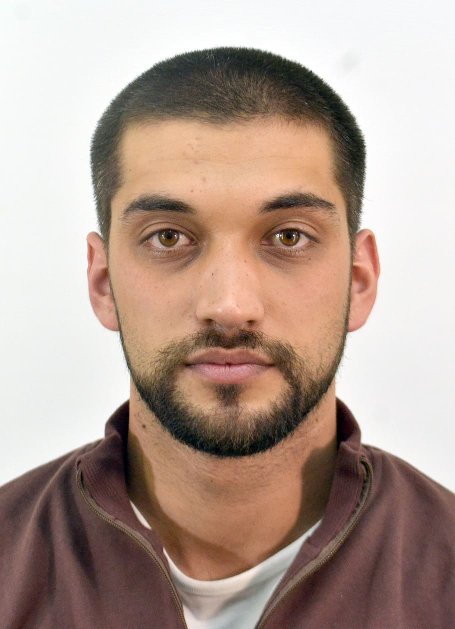
#> input picture virtual_makeup_opencv-main/f.jpg, 910 x 1257 px (shown at 1/2 size)
$ python eyeshadow.py
#> lines starting #> are read from the running program, lines starting #| are printed output that depends on the picture
import cv2
import numpy as np

img = cv2.imread('f.jpg')
#> img is the input picture: shape (1257, 910, 3); mean B, G, R 147.6, 158.6, 179.4
# img = img.resize()
shape = img.shape
#> shape = (1257, 910, 3)
img2 = np.zeros(shape, np.uint8)
circle = cv2.circle(img2,(310,600), 40, (0,0,255), 2)
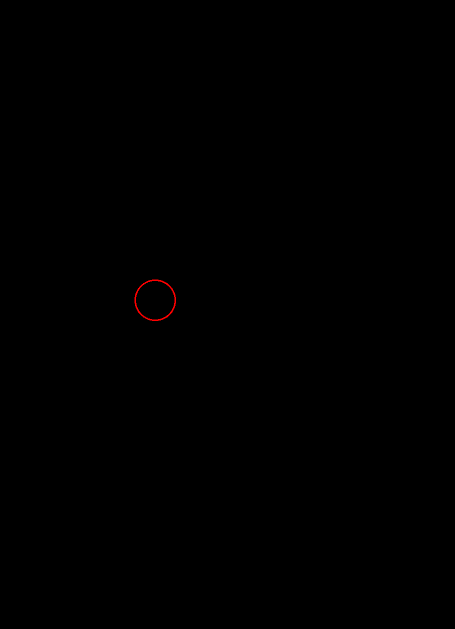
#> img2: shape (1257, 910, 3) (shown at 1/2 size); mean of channels 0, 1, 2 0, 0, 0.2; drawn as B, G, R
points = np.array([[910, 641], [206, 632], [696, 488]])
poly =  cv2.fillPoly(img2, [points], (255, 255, 255))
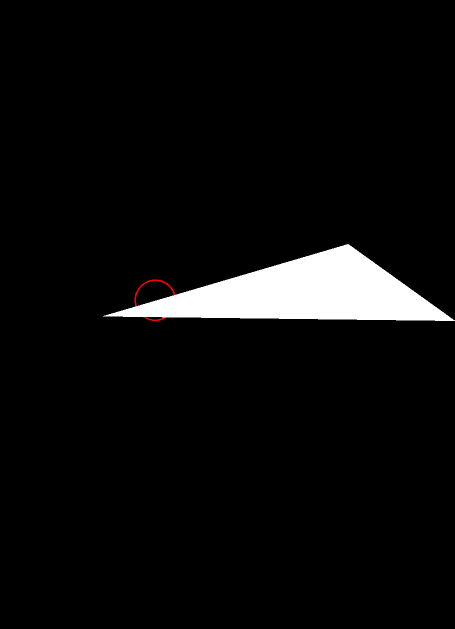
#> poly: shape (1257, 910, 3) (shown at 1/2 size); mean of channels 0, 1, 2 11.9, 11.9, 12; drawn as B, G, R
blur = cv2.blur(circle,(70, 70))
# [6 lines of commented-out code are left out]
cv2.imshow('img4', poly)
# cv2.imshow('img4', dst)
cv2.waitKey(0)

$ run again, with virtual_makeup_opencv-main/Input.jpg copied over virtual_makeup_opencv-main/f.jpg
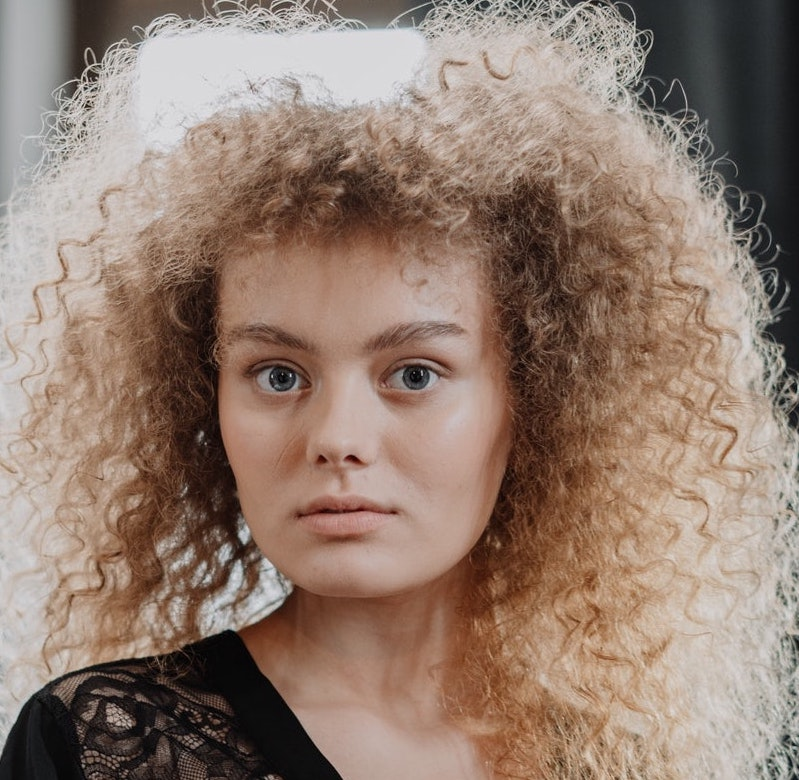
#> input picture virtual_makeup_opencv-main/Input.jpg, 799 x 780 px
#> img is the input picture: shape (780, 799, 3); mean B, G, R 111.7, 124.7, 146.5
#> `circle = cv2.circle(img2,(310,600), 40, (0,0,255), 2)`:
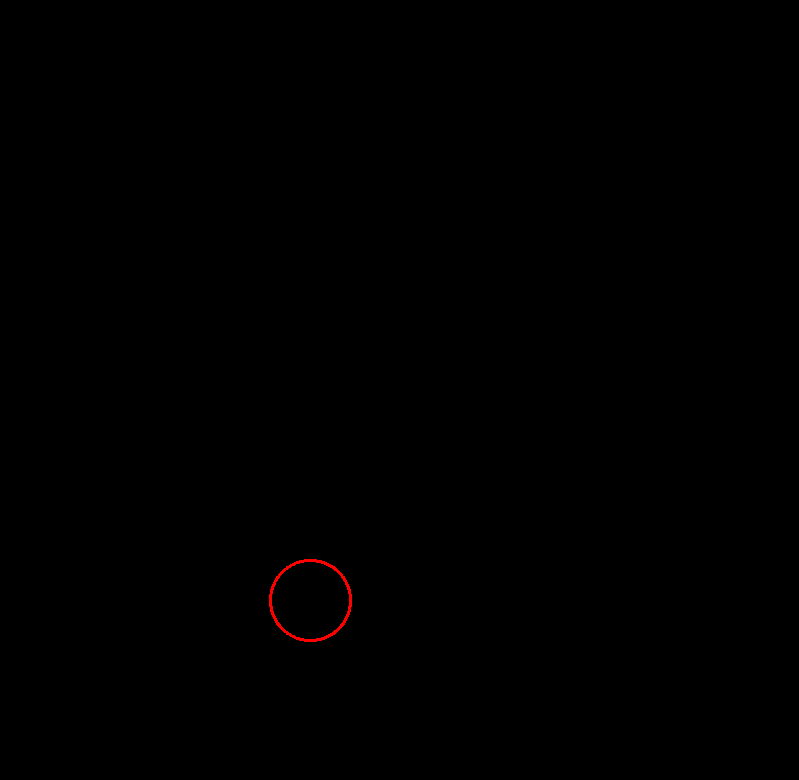
#> img2: shape (780, 799, 3); mean of channels 0, 1, 2 0, 0, 0.3; drawn as B, G, R
#> `poly =  cv2.fillPoly(img2, [points], (255, 255, 255))`:
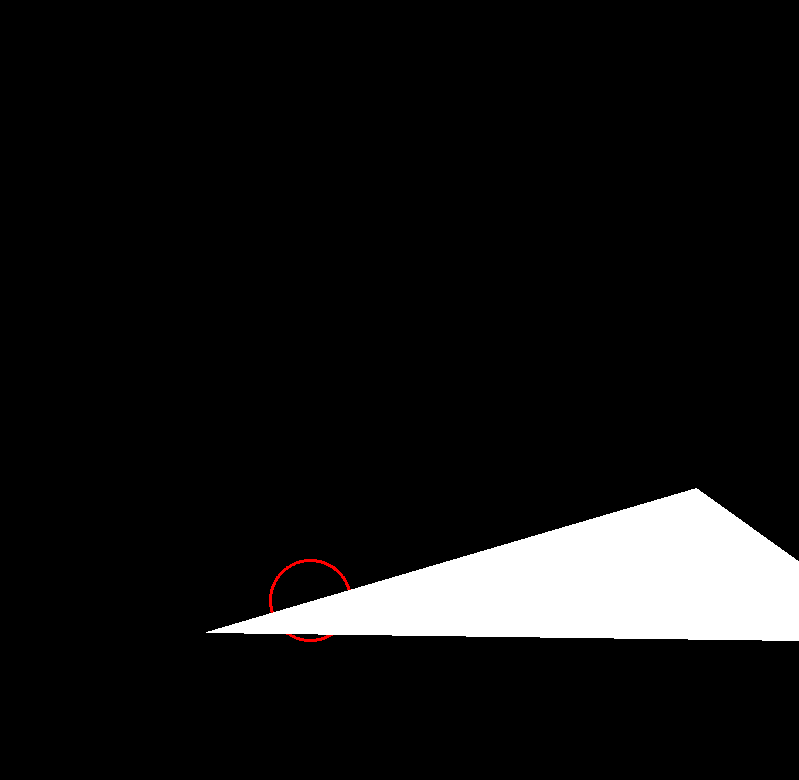
#> poly: shape (780, 799, 3); mean of channels 0, 1, 2 20.1, 20.1, 20.4; drawn as B, G, R

$ run again, with virtual_makeup_opencv-main/family.jpg copied over virtual_makeup_opencv-main/f.jpg
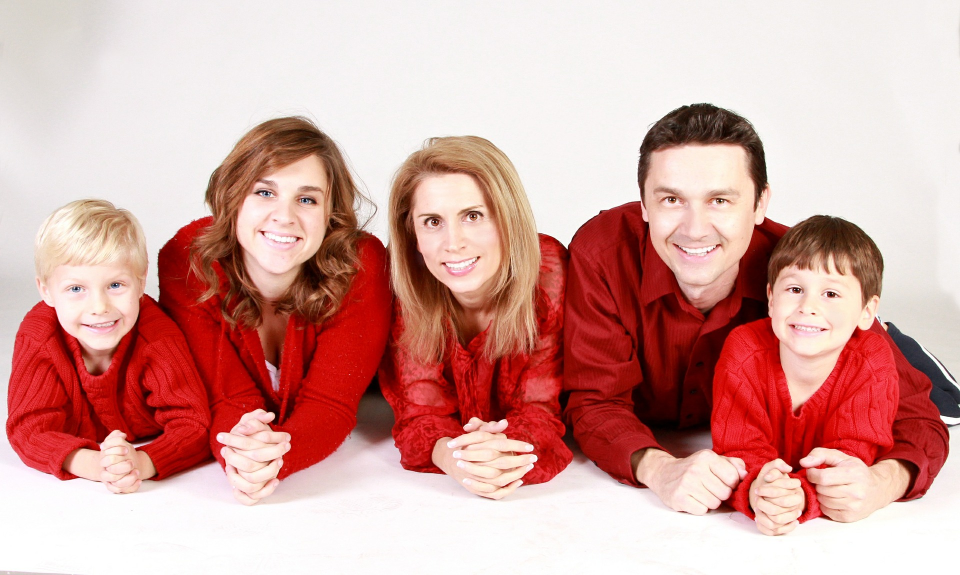
#> input picture virtual_makeup_opencv-main/family.jpg, 1920 x 1150 px (shown at 1/2 size)
#> img is the input picture: shape (1150, 1920, 3); mean B, G, R 158.8, 163.9, 212.8
#> `poly =  cv2.fillPoly(img2, [points], (255, 255, 255))`:
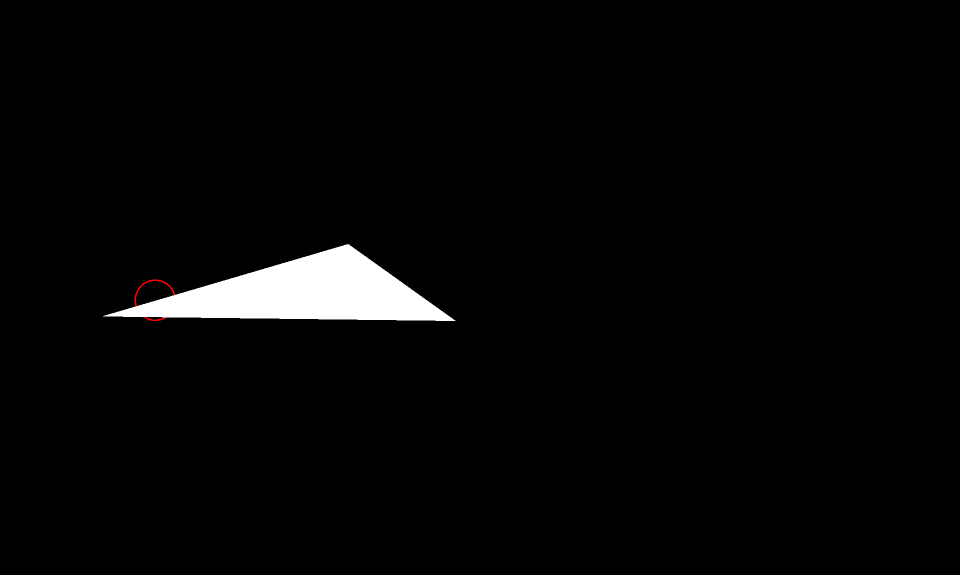
#> poly: shape (1150, 1920, 3) (shown at 1/2 size); mean of channels 0, 1, 2 6.2, 6.2, 6.3; drawn as B, G, R
